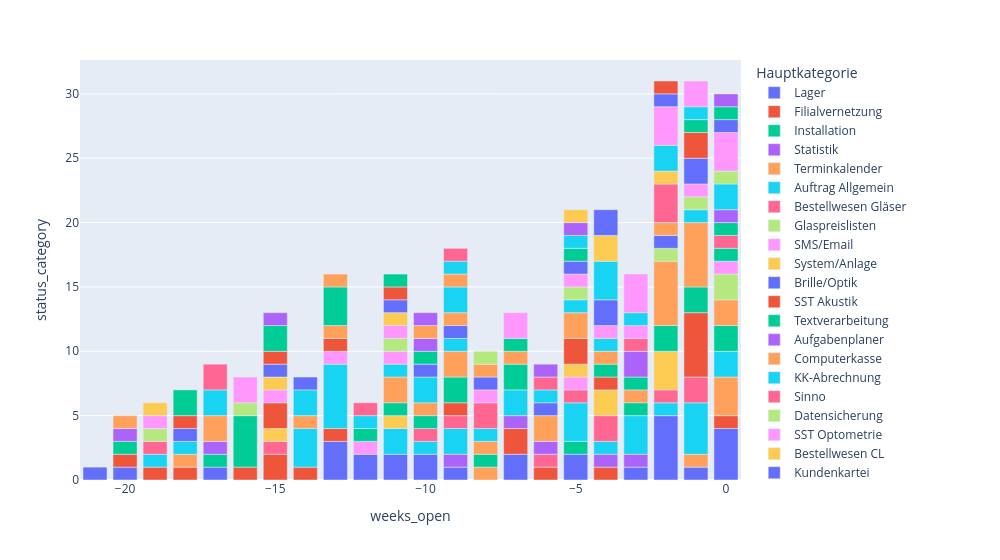

Notebook code cell kept with this figure:
### Markdown cell above
## Open Ticket analysis

### Code cell
dfopen = df[df["status_category"] != "Fertig"].copy()
todays_date = pd.Timestamp.now(tz="UTC")
dfopen["days_open"] = (todays_date - dfopen["created"]).dt.days
dfopen["weeks_open"] = -np.floor(dfopen["days_open"] / 7)
result = (
    dfopen[df["status_category"] == "In Arbeit"][
        ["weeks_open", "Hauptkategorie", "status_category"]
    ]
    .groupby(["weeks_open", "Hauptkategorie"])
    .count()
    .reset_index()
)

# plot: weeks open on x axis, count of tickets per category on y axis as stacked vertical bars
fig = px.bar(result, x="weeks_open", y="status_category", color="Hauptkategorie")
fig.update_layout(width=1000)
fig.show()

### Figure 1 — Plotly figure (JSON) as saved in the notebook; plotly's stock layout.template omitted (floating-point values rounded to 4 significant figures)
{"data": [{"hovertemplate": "Hauptkategorie=Lager<br>weeks_open=%{x}<br>status_category=%{y}<extra></extra>", "legendgroup": "Lager", "marker": {"color": "#636efa", "pattern": {"shape": ""}}, "name": "Lager", "orientation": "v", "showlegend": true, "textposition": "auto", "type": "bar", "x": [-21.0, -20.0, -17.0, -13.0, -12.0, -11.0, -10.0, -9.0, -7.0, -5.0, -3.0, -2.0, -1.0, -0.0], "xaxis": "x", "y": [1, 1, 1, 3, 2, 2, 2, 1, 2, 2, 1, 5, 1, 4], "yaxis": "y"}, {"hovertemplate": "Hauptkategorie=Filialvernetzung<br>weeks_open=%{x}<br>status_category=%{y}<extra></extra>", "legendgroup": "Filialvernetzung", "marker": {"color": "#EF553B", "pattern": {"shape": ""}}, "name": "Filialvernetzung", "orientation": "v", "showlegend": true, "textposition": "auto", "type": "bar", "x": [-20.0, -19.0, -18.0, -16.0, -15.0, -14.0, -13.0, -7.0, -6.0, -4.0, -0.0], "xaxis": "x", "y": [1, 1, 1, 1, 2, 1, 1, 2, 1, 1, 1], "yaxis": "y"}, {"hovertemplate": "Hauptkategorie=Installation<br>weeks_open=%{x}<br>status_category=%{y}<extra></extra>", "legendgroup": "Installation", "marker": {"color": "#00cc96", "pattern": {"shape": ""}}, "name": "Installation", "orientation": "v", "showlegend": true, "textposition": "auto", "type": "bar", "x": [-20.0, -5.0], "xaxis": "x", "y": [1, 1], "yaxis": "y"}, {"hovertemplate": "Hauptkategorie=Statistik<br>weeks_open=%{x}<br>status_category=%{y}<extra></extra>", "legendgroup": "Statistik", "marker": {"color": "#ab63fa", "pattern": {"shape": ""}}, "name": "Statistik", "orientation": "v", "showlegend": true, "textposition": "auto", "type": "bar", "x": [-20.0, -9.0, -7.0, -4.0, -3.0], "xaxis": "x", "y": [1, 1, 1, 1, 1], "yaxis": "y"}, {"hovertemplate": "Hauptkategorie=Terminkalender<br>weeks_open=%{x}<br>status_category=%{y}<extra></extra>", "legendgroup": "Terminkalender", "marker": {"color": "#FFA15A", "pattern": {"shape": ""}}, "name": "Terminkalender", "orientation": "v", "showlegend": true, "textposition": "auto", "type": "bar", "x": [-20.0, -18.0, -8.0, -1.0, -0.0], "xaxis": "x", "y": [1, 1, 1, 1, 3], "yaxis": "y"}, {"hovertemplate": "Hauptkategorie=Auftrag Allgemein<br>weeks_open=%{x}<br>status_category=%{y}<extra></extra>", "legendgroup": "Auftrag Allgemein", "marker": {"color": "#19d3f3", "pattern": {"shape": ""}}, "name": "Auftrag Allgemein", "orientation": "v", "showlegend": true, "textposition": "auto", "type": "bar", "x": [-19.0, -18.0, -14.0, -13.0, -11.0, -10.0, -9.0, -7.0, -5.0, -4.0, -3.0, -2.0, -1.0, -0.0], "xaxis": "x", "y": [1, 1, 3, 5, 2, 1, 2, 2, 3, 1, 3, 1, 4, 2], "yaxis": "y"}, {"hovertemplate": "Hauptkategorie=Bestellwesen Gläser<br>weeks_open=%{x}<br>status_category=%{y}<extra></extra>", "legendgroup": "Bestellwesen Gläser", "marker": {"color": "#FF6692", "pattern": {"shape": ""}}, "name": "Bestellwesen Gläser", "orientation": "v", "showlegend": true, "textposition": "auto", "type": "bar", "x": [-19.0, -15.0, -10.0, -9.0, -6.0, -5.0, -4.0, -2.0, -1.0], "xaxis": "x", "y": [1, 1, 1, 1, 1, 1, 2, 1, 2], "yaxis": "y"}, {"hovertemplate": "Hauptkategorie=Glaspreislisten<br>weeks_open=%{x}<br>status_category=%{y}<extra></extra>", "legendgroup": "Glaspreislisten", "marker": {"color": "#B6E880", "pattern": {"shape": ""}}, "name": "Glaspreislisten", "orientation": "v", "showlegend": true, "textposition": "auto", "type": "bar", "x": [-19.0], "xaxis": "x", "y": [1], "yaxis": "y"}, {"hovertemplate": "Hauptkategorie=SMS/Email<br>weeks_open=%{x}<br>status_category=%{y}<extra></extra>", "legendgroup": "SMS/Email", "marker": {"color": "#FF97FF", "pattern": {"shape": ""}}, "name": "SMS/Email", "orientation": "v", "showlegend": true, "textposition": "auto", "type": "bar", "x": [-19.0, -13.0, -5.0], "xaxis": "x", "y": [1, 1, 1], "yaxis": "y"}, {"hovertemplate": "Hauptkategorie=System/Anlage<br>weeks_open=%{x}<br>status_category=%{y}<extra></extra>", "legendgroup": "System/Anlage", "marker": {"color": "#FECB52", "pattern": {"shape": ""}}, "name": "System/Anlage", "orientation": "v", "showlegend": true, "textposition": "auto", "type": "bar", "x": [-19.0, -15.0, -11.0, -5.0, -4.0, -2.0], "xaxis": "x", "y": [1, 1, 1, 1, 2, 3], "yaxis": "y"}, {"hovertemplate": "Hauptkategorie=Brille/Optik<br>weeks_open=%{x}<br>status_category=%{y}<extra></extra>", "legendgroup": "Brille/Optik", "marker": {"color": "#636efa", "pattern": {"shape": ""}}, "name": "Brille/Optik", "orientation": "v", "showlegend": true, "textposition": "auto", "type": "bar", "x": [-18.0], "xaxis": "x", "y": [1], "yaxis": "y"}, {"hovertemplate": "Hauptkategorie=SST Akustik<br>weeks_open=%{x}<br>status_category=%{y}<extra></extra>", "legendgroup": "SST Akustik", "marker": {"color": "#EF553B", "pattern": {"shape": ""}}, "name": "SST Akustik", "orientation": "v", "showlegend": true, "textposition": "auto", "type": "bar", "x": [-18.0, -15.0, -13.0, -9.0, -5.0, -4.0, -1.0], "xaxis": "x", "y": [1, 2, 1, 1, 2, 1, 5], "yaxis": "y"}, {"hovertemplate": "Hauptkategorie=Textverarbeitung<br>weeks_open=%{x}<br>status_category=%{y}<extra></extra>", "legendgroup": "Textverarbeitung", "marker": {"color": "#00cc96", "pattern": {"shape": ""}}, "name": "Textverarbeitung", "orientation": "v", "showlegend": true, "textposition": "auto", "type": "bar", "x": [-18.0, -17.0, -16.0, -11.0, -10.0, -9.0, -8.0, -7.0, -4.0, -3.0, -2.0, -1.0, -0.0], "xaxis": "x", "y": [2, 1, 4, 1, 1, 2, 1, 2, 1, 1, 2, 2, 2], "yaxis": "y"}, {"hovertemplate": "Hauptkategorie=Aufgabenplaner<br>weeks_open=%{x}<br>status_category=%{y}<extra></extra>", "legendgroup": "Aufgabenplaner", "marker": {"color": "#ab63fa", "pattern": {"shape": ""}}, "name": "Aufgabenplaner", "orientation": "v", "showlegend": true, "textposition": "auto", "type": "bar", "x": [-17.0, -6.0], "xaxis": "x", "y": [1, 1], "yaxis": "y"}, {"hovertemplate": "Hauptkategorie=Computerkasse<br>weeks_open=%{x}<br>status_category=%{y}<extra></extra>", "legendgroup": "Computerkasse", "marker": {"color": "#FFA15A", "pattern": {"shape": ""}}, "name": "Computerkasse", "orientation": "v", "showlegend": true, "textposition": "auto", "type": "bar", "x": [-17.0, -14.0, -13.0, -11.0, -10.0, -9.0, -8.0, -7.0, -6.0, -5.0, -4.0, -3.0, -2.0, -1.0, -0.0], "xaxis": "x", "y": [2, 1, 1, 2, 1, 2, 1, 1, 2, 2, 1, 1, 5, 5, 2], "yaxis": "y"}, {"hovertemplate": "Hauptkategorie=KK-Abrechnung<br>weeks_open=%{x}<br>status_category=%{y}<extra></extra>", "legendgroup": "KK-Abrechnung", "marker": {"color": "#19d3f3", "pattern": {"shape": ""}}, "name": "KK-Abrechnung", "orientation": "v", "showlegend": true, "textposition": "auto", "type": "bar", "x": [-17.0, -14.0, -11.0, -10.0, -9.0, -8.0, -5.0, -4.0, -1.0], "xaxis": "x", "y": [2, 2, 1, 2, 1, 1, 1, 1, 1], "yaxis": "y"}, {"hovertemplate": "Hauptkategorie=Sinno<br>weeks_open=%{x}<br>status_category=%{y}<extra></extra>", "legendgroup": "Sinno", "marker": {"color": "#FF6692", "pattern": {"shape": ""}}, "name": "Sinno", "orientation": "v", "showlegend": true, "textposition": "auto", "type": "bar", "x": [-17.0, -8.0], "xaxis": "x", "y": [2, 2], "yaxis": "y"}, {"hovertemplate": "Hauptkategorie=Datensicherung<br>weeks_open=%{x}<br>status_category=%{y}<extra></extra>", "legendgroup": "Datensicherung", "marker": {"color": "#B6E880", "pattern": {"shape": ""}}, "name": "Datensicherung", "orientation": "v", "showlegend": true, "textposition": "auto", "type": "bar", "x": [-16.0, -5.0, -2.0, -1.0, -0.0], "xaxis": "x", "y": [1, 1, 1, 1, 2], "yaxis": "y"}, {"hovertemplate": "Hauptkategorie=SST Optometrie<br>weeks_open=%{x}<br>status_category=%{y}<extra></extra>", "legendgroup": "SST Optometrie", "marker": {"color": "#FF97FF", "pattern": {"shape": ""}}, "name": "SST Optometrie", "orientation": "v", "showlegend": true, "textposition": "auto", "type": "bar", "x": [-16.0, -15.0, -12.0, -11.0, -8.0, -5.0, -4.0, -1.0, -0.0], "xaxis": "x", "y": [2, 1, 1, 1, 1, 1, 1, 1, 1], "yaxis": "y"}, {"hovertemplate": "Hauptkategorie=Bestellwesen CL<br>weeks_open=%{x}<br>status_category=%{y}<extra></extra>", "legendgroup": "Bestellwesen CL", "marker": {"color": "#FECB52", "pattern": {"shape": ""}}, "name": "Bestellwesen CL", "orientation": "v", "showlegend": true, "textposition": "auto", "type": "bar", "x": [-15.0], "xaxis": "x", "y": [1], "yaxis": "y"}, {"hovertemplate": "Hauptkategorie=Kundenkartei<br>weeks_open=%{x}<br>status_category=%{y}<extra></extra>", "legendgroup": "Kundenkartei", "marker": {"color": "#636efa", "pattern": {"shape": ""}}, "name": "Kundenkartei", "orientation": "v", "showlegend": true, "textposition": "auto", "type": "bar", "x": [-15.0, -14.0, -10.0, -9.0, -8.0, -6.0, -5.0, -4.0, -2.0, -1.0], "xaxis": "x", "y": [1, 1, 1, 1, 1, 1, 1, 2, 1, 2], "yaxis": "y"}, {"hovertemplate": "Hauptkategorie=Passwortsystem<br>weeks_open=%{x}<br>status_category=%{y}<extra></extra>", "legendgroup": "Passwortsystem", "marker": {"color": "#EF553B", "pattern": {"shape": ""}}, "name": "Passwortsystem", "orientation": "v", "showlegend": true, "textposition": "auto", "type": "bar", "x": [-15.0], "xaxis": "x", "y": [1], "yaxis": "y"}, {"hovertemplate": "Hauptkategorie=SST Sonstige<br>weeks_open=%{x}<br>status_category=%{y}<extra></extra>", "legendgroup": "SST Sonstige", "marker": {"color": "#00cc96", "pattern": {"shape": ""}}, "name": "SST Sonstige", "orientation": "v", "showlegend": true, "textposition": "auto", "type": "bar", "x": [-15.0, -13.0, -12.0, -10.0, -7.0, -5.0, -3.0, -0.0], "xaxis": "x", "y": [2, 3, 1, 1, 1, 1, 1, 1], "yaxis": "y"}, {"hovertemplate": "Hauptkategorie=Wartung<br>weeks_open=%{x}<br>status_category=%{y}<extra></extra>", "legendgroup": "Wartung", "marker": {"color": "#ab63fa", "pattern": {"shape": ""}}, "name": "Wartung", "orientation": "v", "showlegend": true, "textposition": "auto", "type": "bar", "x": [-15.0, -10.0, -3.0], "xaxis": "x", "y": [1, 1, 2], "yaxis": "y"}, {"hovertemplate": "Hauptkategorie=Doku Verwaltung<br>weeks_open=%{x}<br>status_category=%{y}<extra></extra>", "legendgroup": "Doku Verwaltung", "marker": {"color": "#FFA15A", "pattern": {"shape": ""}}, "name": "Doku Verwaltung", "orientation": "v", "showlegend": true, "textposition": "auto", "type": "bar", "x": [-13.0, -10.0, -9.0, -8.0, -2.0], "xaxis": "x", "y": [1, 1, 1, 1, 1], "yaxis": "y"}, {"hovertemplate": "Hauptkategorie=Akustik<br>weeks_open=%{x}<br>status_category=%{y}<extra></extra>", "legendgroup": "Akustik", "marker": {"color": "#19d3f3", "pattern": {"shape": ""}}, "name": "Akustik", "orientation": "v", "showlegend": true, "textposition": "auto", "type": "bar", "x": [-12.0, -9.0, -6.0, -5.0, -4.0], "xaxis": "x", "y": [1, 2, 1, 1, 3], "yaxis": "y"}, {"hovertemplate": "Hauptkategorie=SST Industrieprogramme<br>weeks_open=%{x}<br>status_category=%{y}<extra></extra>", "legendgroup": "SST Industrieprogramme", "marker": {"color": "#FF6692", "pattern": {"shape": ""}}, "name": "SST Industrieprogramme", "orientation": "v", "showlegend": true, "textposition": "auto", "type": "bar", "x": [-12.0, -6.0, -3.0, -2.0, -0.0], "xaxis": "x", "y": [1, 1, 1, 3, 1], "yaxis": "y"}, {"hovertemplate": "Hauptkategorie=Bestellwesen Otoplastik<br>weeks_open=%{x}<br>status_category=%{y}<extra></extra>", "legendgroup": "Bestellwesen Otoplastik", "marker": {"color": "#B6E880", "pattern": {"shape": ""}}, "name": "Bestellwesen Otoplastik", "orientation": "v", "showlegend": true, "textposition": "auto", "type": "bar", "x": [-11.0], "xaxis": "x", "y": [1], "yaxis": "y"}, {"hovertemplate": "Hauptkategorie=Business Hub<br>weeks_open=%{x}<br>status_category=%{y}<extra></extra>", "legendgroup": "Business Hub", "marker": {"color": "#FF97FF", "pattern": {"shape": ""}}, "name": "Business Hub", "orientation": "v", "showlegend": true, "textposition": "auto", "type": "bar", "x": [-11.0, -3.0], "xaxis": "x", "y": [1, 1], "yaxis": "y"}, {"hovertemplate": "Hauptkategorie=Datenbank<br>weeks_open=%{x}<br>status_category=%{y}<extra></extra>", "legendgroup": "Datenbank", "marker": {"color": "#FECB52", "pattern": {"shape": ""}}, "name": "Datenbank", "orientation": "v", "showlegend": true, "textposition": "auto", "type": "bar", "x": [-11.0, -4.0, -2.0], "xaxis": "x", "y": [1, 2, 1], "yaxis": "y"}, {"hovertemplate": "Hauptkategorie=Konvertierung<br>weeks_open=%{x}<br>status_category=%{y}<extra></extra>", "legendgroup": "Konvertierung", "marker": {"color": "#636efa", "pattern": {"shape": ""}}, "name": "Konvertierung", "orientation": "v", "showlegend": true, "textposition": "auto", "type": "bar", "x": [-11.0], "xaxis": "x", "y": [1], "yaxis": "y"}, {"hovertemplate": "Hauptkategorie=Kundenwerbung<br>weeks_open=%{x}<br>status_category=%{y}<extra></extra>", "legendgroup": "Kundenwerbung", "marker": {"color": "#EF553B", "pattern": {"shape": ""}}, "name": "Kundenwerbung", "orientation": "v", "showlegend": true, "textposition": "auto", "type": "bar", "x": [-11.0, -1.0], "xaxis": "x", "y": [1, 2], "yaxis": "y"}, {"hovertemplate": "Hauptkategorie=Netzwerk/Internet<br>weeks_open=%{x}<br>status_category=%{y}<extra></extra>", "legendgroup": "Netzwerk/Internet", "marker": {"color": "#00cc96", "pattern": {"shape": ""}}, "name": "Netzwerk/Internet", "orientation": "v", "showlegend": true, "textposition": "auto", "type": "bar", "x": [-11.0, -1.0, -0.0], "xaxis": "x", "y": [1, 1, 1], "yaxis": "y"}, {"hovertemplate": "Hauptkategorie=Stammdaten<br>weeks_open=%{x}<br>status_category=%{y}<extra></extra>", "legendgroup": "Stammdaten", "marker": {"color": "#ab63fa", "pattern": {"shape": ""}}, "name": "Stammdaten", "orientation": "v", "showlegend": true, "textposition": "auto", "type": "bar", "x": [-10.0, -6.0, -5.0, -0.0], "xaxis": "x", "y": [1, 1, 1, 1], "yaxis": "y"}, {"hovertemplate": "Hauptkategorie=Contactlinse<br>weeks_open=%{x}<br>status_category=%{y}<extra></extra>", "legendgroup": "Contactlinse", "marker": {"color": "#FFA15A", "pattern": {"shape": ""}}, "name": "Contactlinse", "orientation": "v", "showlegend": true, "textposition": "auto", "type": "bar", "x": [-9.0], "xaxis": "x", "y": [1], "yaxis": "y"}, {"hovertemplate": "Hauptkategorie=Hardware - von uns<br>weeks_open=%{x}<br>status_category=%{y}<extra></extra>", "legendgroup": "Hardware - von uns", "marker": {"color": "#19d3f3", "pattern": {"shape": ""}}, "name": "Hardware - von uns", "orientation": "v", "showlegend": true, "textposition": "auto", "type": "bar", "x": [-9.0, -3.0, -2.0, -1.0, -0.0], "xaxis": "x", "y": [1, 1, 2, 1, 2], "yaxis": "y"}, {"hovertemplate": "Hauptkategorie=Low Vision<br>weeks_open=%{x}<br>status_category=%{y}<extra></extra>", "legendgroup": "Low Vision", "marker": {"color": "#FF6692", "pattern": {"shape": ""}}, "name": "Low Vision", "orientation": "v", "showlegend": true, "textposition": "auto", "type": "bar", "x": [-9.0], "xaxis": "x", "y": [1], "yaxis": "y"}, {"hovertemplate": "Hauptkategorie=Paskal 3D<br>weeks_open=%{x}<br>status_category=%{y}<extra></extra>", "legendgroup": "Paskal 3D", "marker": {"color": "#B6E880", "pattern": {"shape": ""}}, "name": "Paskal 3D", "orientation": "v", "showlegend": true, "textposition": "auto", "type": "bar", "x": [-8.0, -0.0], "xaxis": "x", "y": [1, 1], "yaxis": "y"}, {"hovertemplate": "Hauptkategorie=Datenservice/OLDS<br>weeks_open=%{x}<br>status_category=%{y}<extra></extra>", "legendgroup": "Datenservice/OLDS", "marker": {"color": "#FF97FF", "pattern": {"shape": ""}}, "name": "Datenservice/OLDS", "orientation": "v", "showlegend": true, "textposition": "auto", "type": "bar", "x": [-7.0, -3.0, -2.0, -1.0, -0.0], "xaxis": "x", "y": [2, 3, 3, 2, 3], "yaxis": "y"}, {"hovertemplate": "Hauptkategorie=Hardware – extern bezogen<br>weeks_open=%{x}<br>status_category=%{y}<extra></extra>", "legendgroup": "Hardware – extern bezogen", "marker": {"color": "#FECB52", "pattern": {"shape": ""}}, "name": "Hardware – extern bezogen", "orientation": "v", "showlegend": true, "textposition": "auto", "type": "bar", "x": [-5.0], "xaxis": "x", "y": [1], "yaxis": "y"}, {"hovertemplate": "Hauptkategorie=SST Werkstatt<br>weeks_open=%{x}<br>status_category=%{y}<extra></extra>", "legendgroup": "SST Werkstatt", "marker": {"color": "#636efa", "pattern": {"shape": ""}}, "name": "SST Werkstatt", "orientation": "v", "showlegend": true, "textposition": "auto", "type": "bar", "x": [-4.0, -2.0, -0.0], "xaxis": "x", "y": [2, 1, 1], "yaxis": "y"}, {"hovertemplate": "Hauptkategorie=Fremd-Software<br>weeks_open=%{x}<br>status_category=%{y}<extra></extra>", "legendgroup": "Fremd-Software", "marker": {"color": "#EF553B", "pattern": {"shape": ""}}, "name": "Fremd-Software", "orientation": "v", "showlegend": true, "textposition": "auto", "type": "bar", "x": [-2.0], "xaxis": "x", "y": [1], "yaxis": "y"}, {"hovertemplate": "Hauptkategorie=ASÜ - Auftragsstandüberwachung<br>weeks_open=%{x}<br>status_category=%{y}<extra></extra>", "legendgroup": "ASÜ - Auftragsstandüberwachung", "marker": {"color": "#00cc96", "pattern": {"shape": ""}}, "name": "ASÜ - Auftragsstandüberwachung", "orientation": "v", "showlegend": true, "textposition": "auto", "type": "bar", "x": [-0.0], "xaxis": "x", "y": [1], "yaxis": "y"}, {"hovertemplate": "Hauptkategorie=winIPRO2GO<br>weeks_open=%{x}<br>status_category=%{y}<extra></extra>", "legendgroup": "winIPRO2GO", "marker": {"color": "#ab63fa", "pattern": {"shape": ""}}, "name": "winIPRO2GO", "orientation": "v", "showlegend": true, "textposition": "auto", "type": "bar", "x": [-0.0], "xaxis": "x", "y": [1], "yaxis": "y"}], "layout": {"barmode": "relative", "legend": {"title": {"text": "Hauptkategorie"}, "tracegroupgap": 0}, "margin": {"t": 60}, "width": 1000, "xaxis": {"anchor": "y", "domain": [0, 1], "title": {"text": "weeks_open"}}, "yaxis": {"anchor": "x", "domain": [0, 1], "title": {"text": "status_category"}}}}
